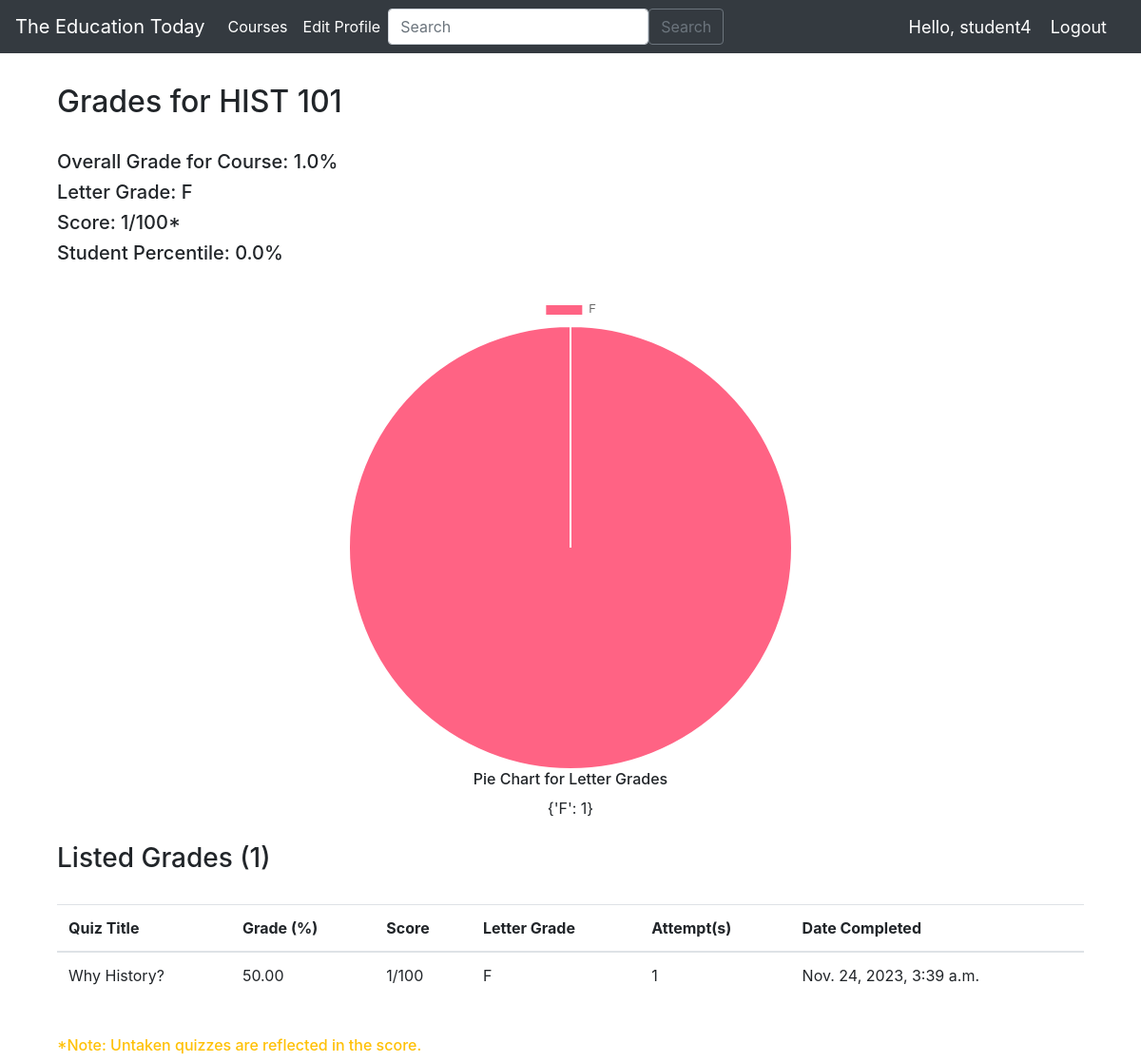
Before: /students/courses/4/grades/ (signed in) with the older database file.
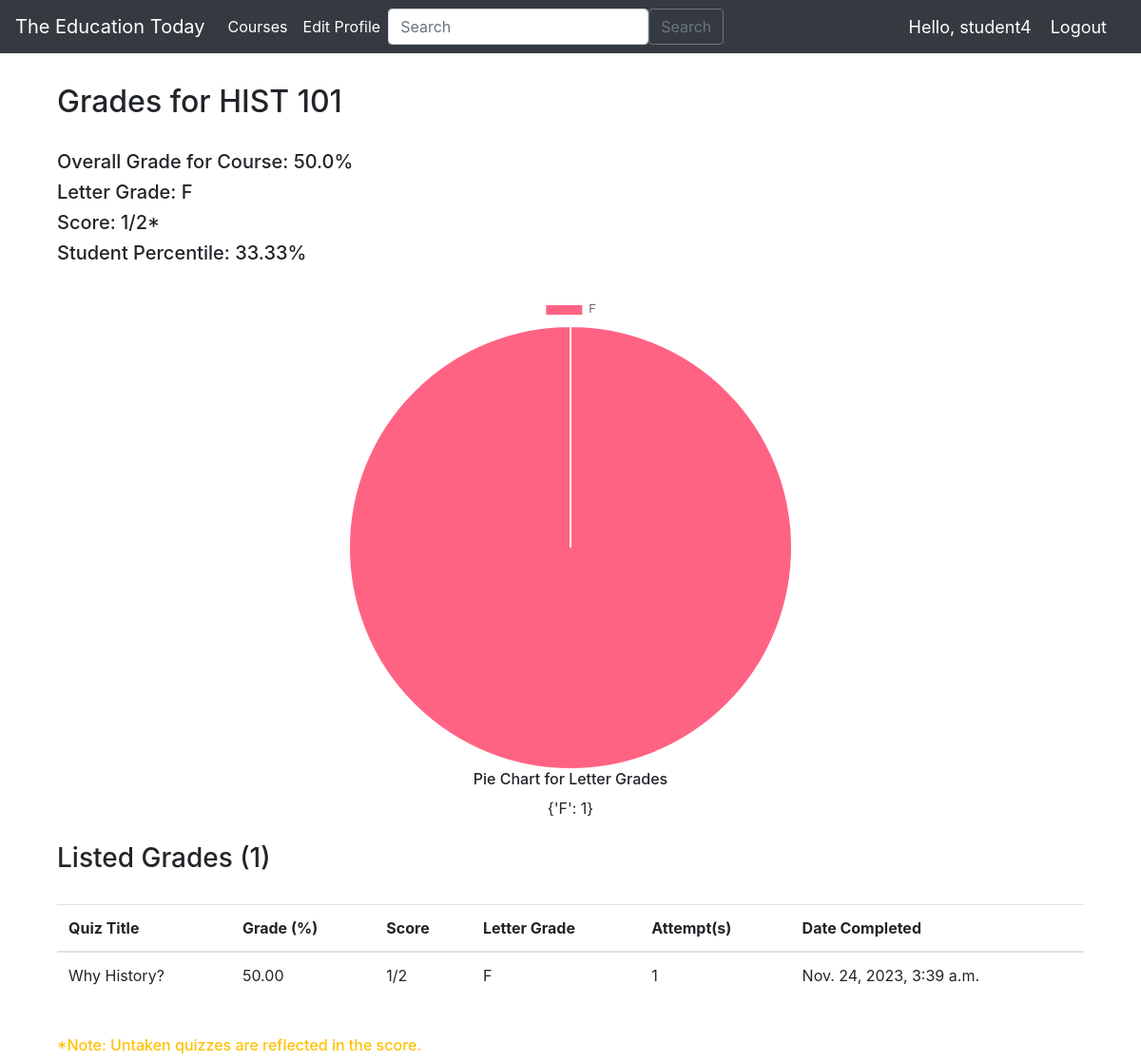
After: the same page with the newer database file.
### teachers/models.py (models this page shows, shortened)
class Grade(models.Model):
    id = models.AutoField(primary_key=True)
    quiz = models.ForeignKey(Quiz, on_delete=models.CASCADE)
    student = models.ForeignKey(User, on_delete=models.CASCADE)
    grade = models.DecimalField(max_digits=5, decimal_places=2, default=0.0)
    user_score = models.PositiveIntegerField(default=0)
    max_score = models.PositiveIntegerField(default=1)
    attempts = models.PositiveIntegerField(default=0)
    date_added = models.DateTimeField(default=datetime.now)

class Quiz(models.Model):
    id = models.AutoField(primary_key=True)
    course = models.ForeignKey(Course, on_delete=models.CASCADE, null=True, default=1)
    title = models.CharField(max_length=255)
    author = models.ForeignKey(User, on_delete=models.CASCADE)
    date_added = models.DateTimeField(auto_now_add=True)
    weight = models.IntegerField(default=100)

### students/views.py (the view)
# urls.py: path('courses/<int:course_id>/grades/', views.grades, name="grades"),
def grades(request, course_id):
    course = Course.objects.get(pk=course_id)
    quizzes = Quiz.objects.filter(course=course).order_by('-date_added')
    grades = Grade.objects.filter(quiz__in=quizzes, student=request.user).order_by('quiz__date_added')
    max_score = 0
    for quiz in quizzes:
        max_score += quiz.weight
    print(f"max_score: {max_score}")
    overall_score = sum(grade.user_score for grade in grades)
    overall_grade = round((overall_score/max_score)*100, 2)
    print(f"overall percentage: {overall_grade}")
    all_students_grades = [grade.grade for grade in Grade.objects.filter(quiz__in=quizzes).exclude(student=request.user)]
    student_percentile = round(calculate_percentile(overall_grade, all_students_grades),2)
    letter_grades = [get_letter_grade(grade.grade) for grade in grades]
    letter_grade_counts = dict(Counter(letter_grades))
    grade_count = grades.count()
    context = {
        "course": course,
        "quizzes": quizzes,
        "grades": grades,
        "overall_score": overall_score,
        "max_score": max_score,
        "overall_grade": overall_grade,
        "letter_grade_counts": letter_grade_counts,
        "student_percentile": student_percentile,
        "grade_count": grade_count,
    }
    return render(request, "students/grades.html", context)

### students/views.py (called while the page is built)
def get_letter_grade(percentage):
    if percentage >= 90:
        return "A"
    elif percentage >= 80:
        return "B"
    elif percentage >= 70:
        return "C"
    elif percentage >= 60:
        return "D"
    else:
        return "F"

def calculate_percentile(value, data):
    count_below = sum(1 for x in data if x <= value)
    return (count_below / len(data)) * 100 if data else 0

### students/templates/students/grades.html (shortened to what the changed rows need)
{% extends 'students/base.html' %}
{% block content %}
<div class="container my-2">
    <div id="contentwrapper">
        <div id="content">
            <div class="container my-2">
                <div id="contentwrapper">
                    <div id="content"><br/>
                        <h2>Grades for {{ course.name }}</h2>
                        <br/>
                        {% if grades %}
                            <h5>Overall Grade for Course: {{ overall_grade }}%</h5>
                            {% if overall_grade >= 90 %}
                                <h5>Letter Grade: A</h5>
                            {% elif overall_grade >= 80 %}
                                <h5>Letter Grade: B</h5>
                            {% elif overall_grade >= 70 %}
                                <h5>Letter Grade: C</h5>
                            {% elif overall_grade >= 60 %}
                                <h5>Letter Grade: D</h5>
                            {% else %}
                                <h5>Letter Grade: F</h5>
                            {% endif %}
                            <h5>Score: {{ overall_score }}/{{ max_score }}*</h5>
                            <h5>Student Percentile: {{ student_percentile }}%</h5>
                            <br/>
                            <center><canvas id="letterGradeChart" width="500" height="500"></canvas></center>
                            <center><h6>Pie Chart for Letter Grades</h6></center>
                            <center>{{ letter_grade_counts }}</center>
                            <br/>
                            <h3>Listed Grades ({{ grade_count }})</h3>
                            <br/>
                            <table class="table">
                                <thead>
                                    <tr>
                                        <th>Quiz Title</th>
                                        <th>Grade (%)</th>
                                        <th>Score</th>
                                        <th>Letter Grade</th>
                                        <th>Attempt(s)</th>
                                        <th>Date Completed</th>
                                    </tr>
                                </thead>
                                <tbody>
                                    {% for grade in grades %}
                                        <tr>
                                            <td>{{ grade.quiz.title }}</td>
                                            <td>{{ grade.grade }}</td>
                                            <td>{{ grade.user_score }}/{{ grade.quiz.weight }}</td>
                                            <td>
                                                {% if grade.grade >= 90 %}
                                                    A
                                                {% elif grade.grade >= 80 %}
                                                    B
                                                {% elif grade.grade >= 70 %}
                                                    C
                                                {% elif grade.grade >= 60 %}
                                                    D
                                                {% else %}
                                                    F
                                                {% endif %}
                                            </td>
                                            <td>{{ grade.attempts }}</td>
                                            <td>{{ grade.date_added }}</td>
                                        </tr>
                                    {% endfor %}
                                </tbody>
                            </table>
                        {% else %}
                            <p>No grades available for this course.</p>
                        {% endif %}
                    </div>
                    <br/>
                </div>
            </div>
        </div>
    </div>
</div>
<script>
    // JavaScript code for rendering the pie chart
    var ctx = document.getElementById('letterGradeChart').getContext('2d');
    var letterGradeCounts = {{ letter_grade_counts|safe }};
    var data = Object.values(letterGradeCounts);
    var labels = Object.keys(letterGradeCounts);
    var myPieChart = new Chart(ctx, {
        type: 'pie',
        data: {
            datasets: [{
                data: data,
                backgroundColor: ['#FF6384', '#36A2EB', '#FFCE56', '#4CAF50', '#FF9800'],
            }],
            labels: labels,
        },
        options: {
            responsive: false,
            maintainAspectRatio: false,
            aspectRatio: 1,
            plugins: {
                datalabels: {
                    color: '#fff',
                    font: {
                        size: '14',
                    },
                    formatter: function (value, context) {
                        var dataset = context.dataset;
                        var total = dataset.data.reduce(function (previousValue, currentValue, currentIndex, array) {
                            return previousValue + currentValue;
                        });
                        var currentValue = dataset.data[context.dataIndex];
                        var percentage = ((currentValue / total) * 100).toFixed(2); // Ensure two decimal places
                        return percentage + '%'; // Include the percentage sign
                    },
                },
            },
        },
    });
</script>
{% endblock %}

Changed rows visible on the page:
changed through a linked row, Grade "Why History?": quiz.weight "100" → "2"
Other visible differences:
{{ overall_grade }}: "1.0" → "50.0"
{{ max_score }}: "100" → "2"
{{ student_percentile }}: "0.0" → "33.33"
